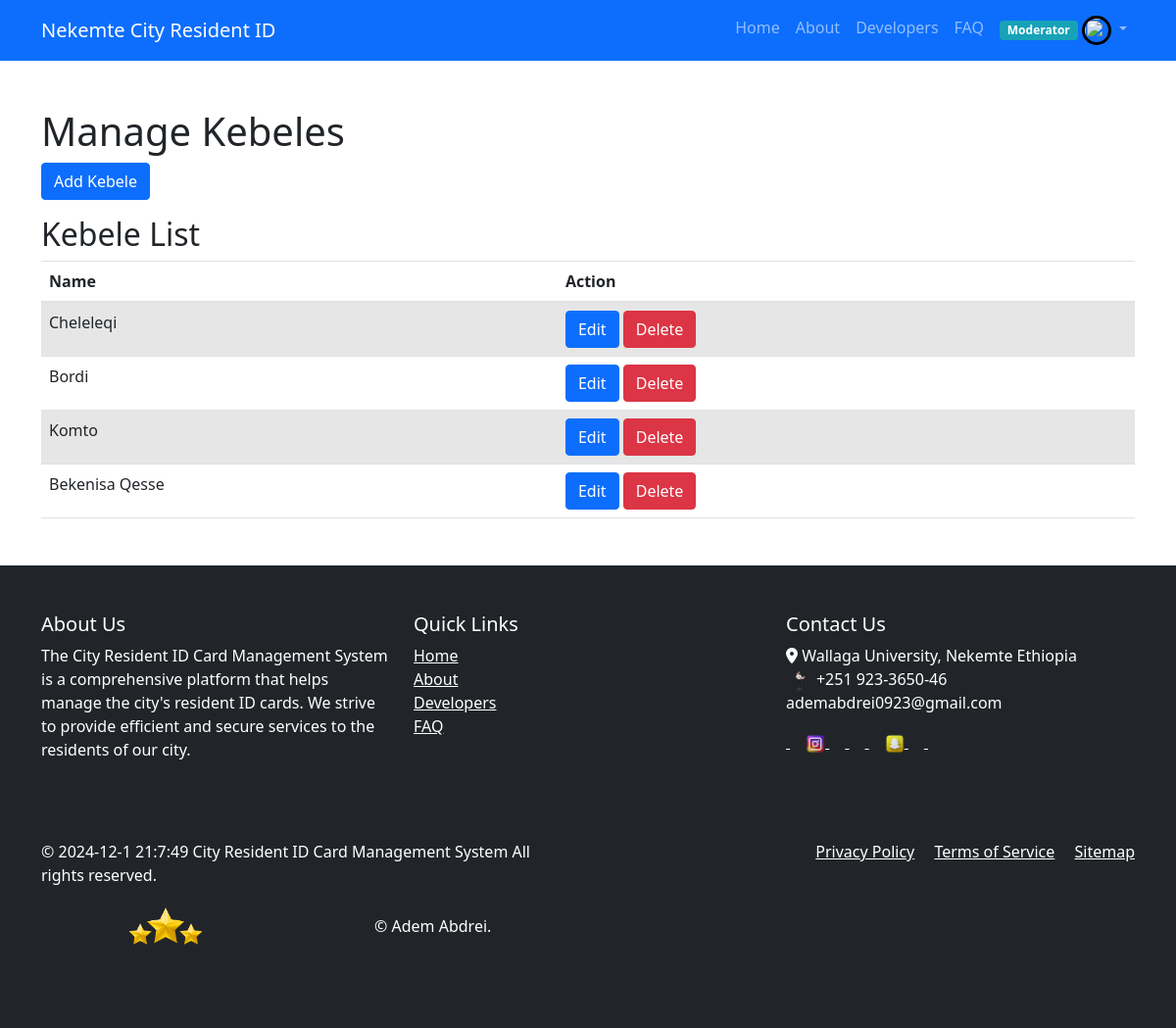
The page /moderator/moderator_manage_kebele.php (signed in) on the database its author committed.
### tables this page shows
CREATE TABLE `kebele` (
  `kebele_id` int(11) NOT NULL,
  `kebele_name` varchar(50) NOT NULL,
  `city_id` int(11) DEFAULT NULL
);

### moderator/moderator_manage_kebele.php (the view, shortened to what this page needs)
<?php
require_once '../includes/db_connection.php';
$getKebelesQuery = "
    SELECT kebele_id, kebele_name
    FROM kebele
    WHERE city_id = ?
";
$getKebelesStmt = $conn->prepare($getKebelesQuery);
$getKebelesStmt->bind_param('i', $_SESSION['city_id']);
$getKebelesStmt->execute();
$kebelesResult = $getKebelesStmt->get_result();
include '../includes/header.php';
?>
<!DOCTYPE html>
<html lang="en">
<head>
    <link rel="stylesheet" href="https://cdn.jsdelivr.net/npm/bootstrap@5.1.3/dist/css/bootstrap.min.css">
</head>
<body>
    <div class="container my-5">
        <h1>Manage Kebeles</h1>
        <button type="button" class="btn btn-primary mb-3" data-bs-toggle="modal" data-bs-target="#addKebeleModal">
            Add Kebele
        </button>
        <h2>Kebele List</h2>
        <table class="table table-striped">
            <thead>
                <tr>
                    <th>Name</th>
                    <th>Action</th>
                </tr>
            </thead>
            <tbody>
                <?php while ($row = $kebelesResult->fetch_assoc()) : ?>
                    <tr>
                        <td><?php echo htmlspecialchars($row['kebele_name']); ?></td>
                        <td>
                            <button type="button" class="btn btn-primary editKebeleBtn" data-bs-toggle="modal" data-bs-target="#editKebeleModal" data-id="<?php echo $row['kebele_id']; ?>" data-name="<?php echo htmlspecialchars($row['kebele_name']); ?>">Edit</button>
                            <button type="button" class="btn btn-danger deleteKebeleBtn" data-bs-toggle="modal" data-bs-target="#deleteKebeleModal" data-id="<?php echo $row['kebele_id']; ?>">Delete</button>
                        </td>
                    </tr>
                <?php endwhile; ?>
            </tbody>
        </table>
    </div>
    <?php include_once('../includes/footer.php'); ?>
</body>
</html>

### rows shown on the page
kebele: kebele_name "Cheleleqi"
kebele: kebele_name "Bordi"
kebele: kebele_name "Komto"
kebele: kebele_name "Bekenisa Qesse"

### other values the page prints
$_SESSION["user_type"] "Moderator"
